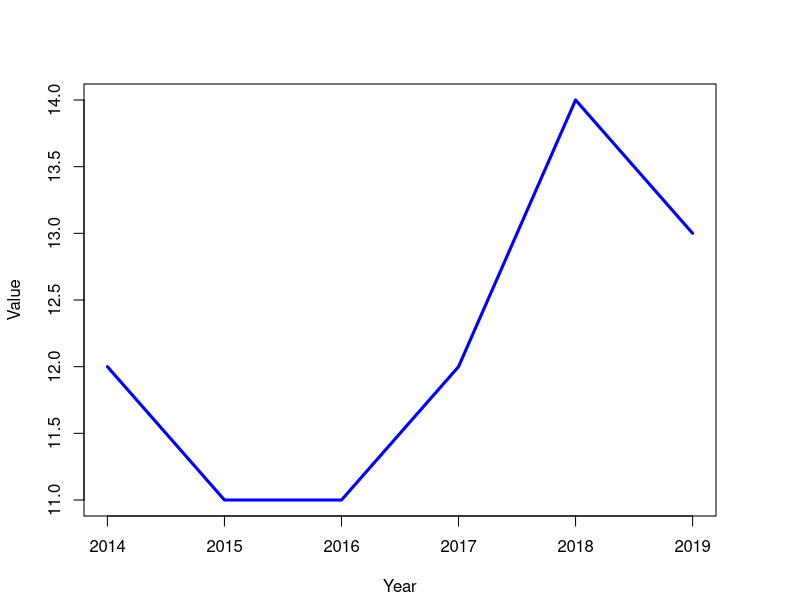

The R source for this figure:
df <- read.csv(text =
"year,item,val
2014,foo,9
2014,bar,18
2014,baz,12
2015,foo,6
2015,bar,19
2015,baz,11
2016,foo,8
2016,bar,17
2016,baz,11
2017,foo,7
2017,bar,17
2017,baz,12
2018,foo,8
2018,bar,15
2018,baz,14
2019,foo,7
2019,bar,16
2019,baz,13"
);

par(mar=rep(4.2,4));

with(
   df[df$item == 'baz', ],
   plot(
     year          ,
     val           ,
     type = 'l'    ,
     lwd  =  3     ,
     col  = 'blue' ,
     xlab = 'Year' ,
     ylab = 'Value'
   )
);
